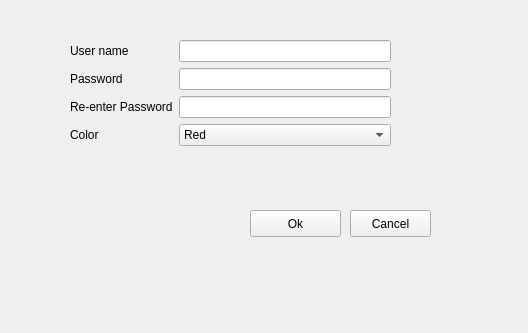
<?xml version="1.0" encoding="UTF-8"?>
<ui version="4.0">
 <class>RegisterUser</class>
 <widget class="QWidget" name="RegisterUser">
  <property name="geometry">
   <rect>
    <x>0</x>
    <y>0</y>
    <width>528</width>
    <height>333</height>
   </rect>
  </property>
  <property name="windowTitle">
   <string>Form</string>
  </property>
  <widget class="QPushButton" name="cancelButton">
   <property name="geometry">
    <rect>
     <x>350</x>
     <y>210</y>
     <width>81</width>
     <height>27</height>
    </rect>
   </property>
   <property name="text">
    <string>Cancel</string>
   </property>
  </widget>
  <widget class="QPushButton" name="okButton">
   <property name="geometry">
    <rect>
     <x>250</x>
     <y>210</y>
     <width>91</width>
     <height>27</height>
    </rect>
   </property>
   <property name="text">
    <string>Ok</string>
   </property>
  </widget>
  <widget class="QWidget" name="formLayoutWidget">
   <property name="geometry">
    <rect>
     <x>70</x>
     <y>40</y>
     <width>321</width>
     <height>128</height>
    </rect>
   </property>
   <layout class="QFormLayout" name="formLayout">
    <property name="fieldGrowthPolicy">
     <enum>QFormLayout::AllNonFixedFieldsGrow</enum>
    </property>
    <item row="0" column="0">
     <widget class="QLabel" name="nameLabel">
      <property name="text">
       <string>User name</string>
      </property>
     </widget>
    </item>
    <item row="1" column="0">
     <widget class="QLabel" name="passwordLabel">
      <property name="text">
       <string>Password</string>
      </property>
     </widget>
    </item>
    <item row="2" column="0">
     <widget class="QLabel" name="rPasswordLabel">
      <property name="text">
       <string>Re-enter Password</string>
      </property>
     </widget>
    </item>
    <item row="3" column="0">
     <widget class="QLabel" name="colorLabel">
      <property name="text">
       <string>Color</string>
      </property>
     </widget>
    </item>
    <item row="3" column="1">
     <widget class="QComboBox" name="colorComboBox">
      <item>
       <property name="text">
        <string>Red</string>
       </property>
      </item>
      <item>
       <property name="text">
        <string>Green</string>
       </property>
      </item>
      <item>
       <property name="text">
        <string>Blue</string>
       </property>
      </item>
     </widget>
    </item>
    <item row="1" column="1">
     <widget class="QLineEdit" name="passwordEdit"/>
    </item>
    <item row="2" column="1">
     <widget class="QLineEdit" name="rPasswordEdit"/>
    </item>
    <item row="0" column="1">
     <widget class="QLineEdit" name="nameEdit"/>
    </item>
   </layout>
  </widget>
 </widget>
 <resources/>
 <connections/>
</ui>
